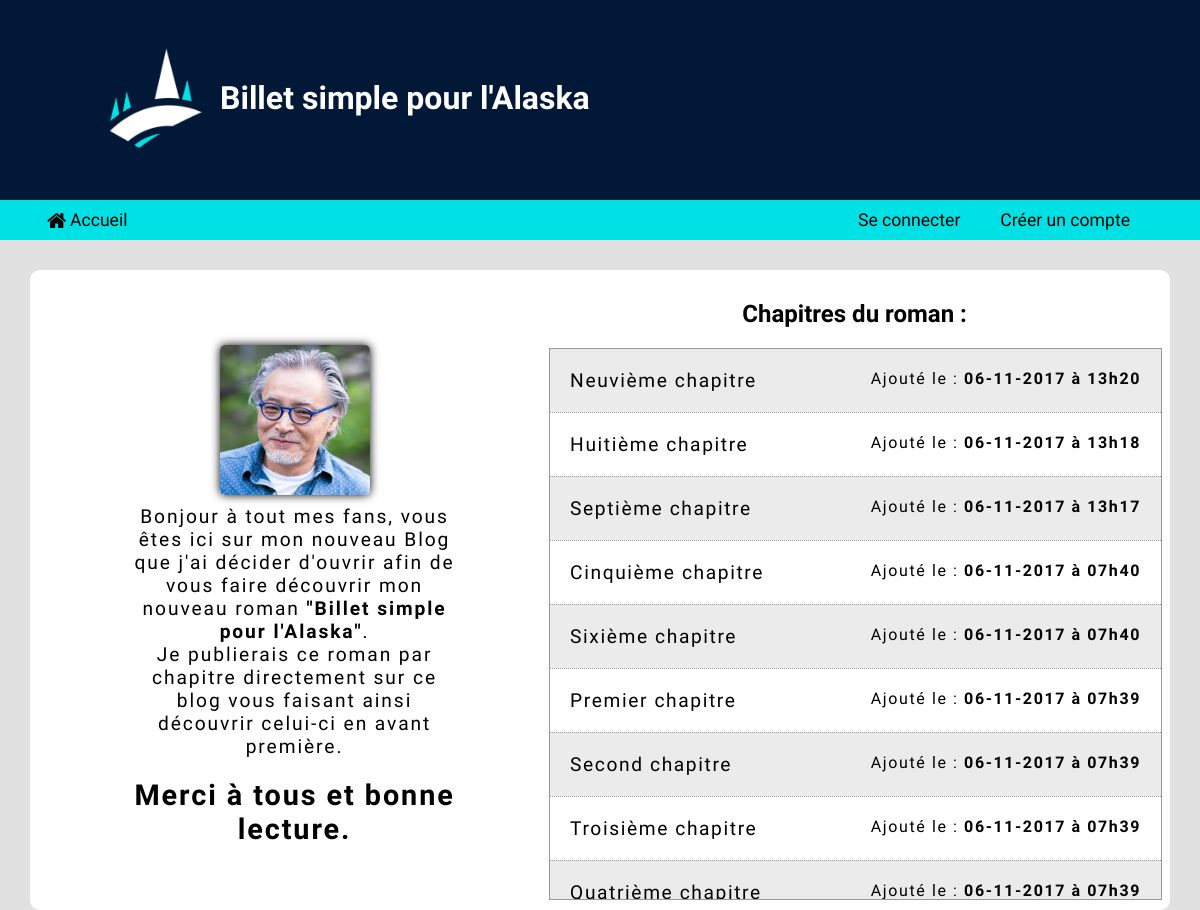
Before: / with the older database file.
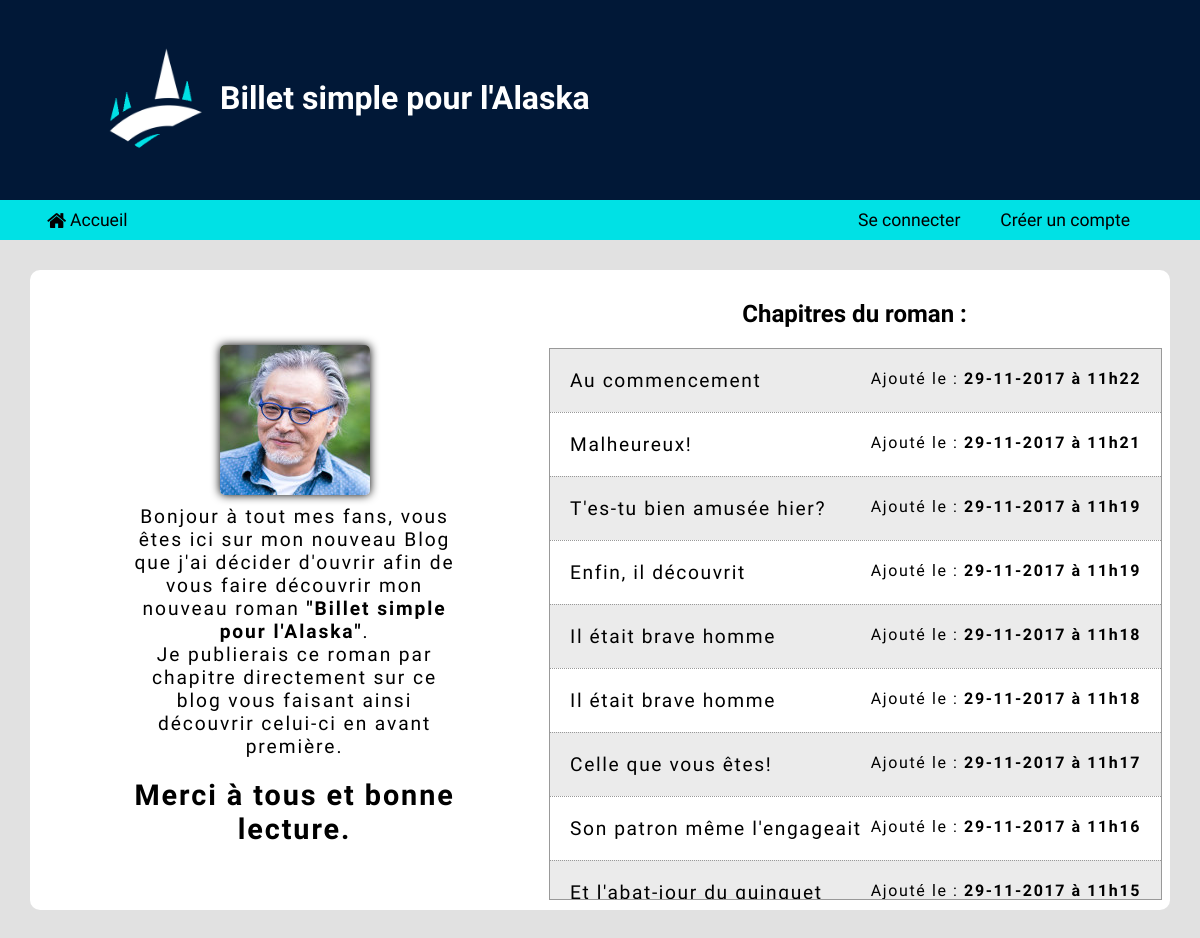
After: the same page with the newer database file.
### tables this page shows
CREATE TABLE IF NOT EXISTS `tickets` (
  `id` int(11) NOT NULL AUTO_INCREMENT,
  `title` varchar(255) NOT NULL,
  `content` text NOT NULL,
  `dateTimeAdd` datetime NOT NULL,
  `dateTimeLastModified` datetime DEFAULT NULL,
  PRIMARY KEY (`id`)
);

### Controler/Frontend/ControlerIndex.php (called while the page is built, shortened)
<?php
require_once('Model/TicketsManager.php');
class ControlerIndex
{
    private $_ticketManager;
    function callGetTickets()
    {
        $tickets = $this->ticketManager()->getListTickets();
        for($i = 0; $i < count($tickets); $i++)
        {
            $tickets[$i]->setTitle(ucfirst($tickets[$i]->title()));
        }
        $viewIndex = new View('Index');
        $viewIndex->generate(array('tickets' => $tickets));
    }
    public function setTicketManager($ticketManager) { $this->_ticketManager = $ticketManager; }
    public function ticketManager() { return $this->_ticketManager; }
}

### index.php (called while the page is built, shortened)
<?php
$router = new Router();
$router->routeRequest();

### model/TicketsManager.php (called while the page is built, shortened)
<?php
require_once('Ticket.php');
class TicketsManager extends Manager
{
    public function getListTickets()
    {
        $bdd = parent::bddConnect();
        $request = $bdd->query('SELECT id, title, content, DATE_FORMAT(dateTimeAdd, \'%d-%m-%Y à %Hh%i\') AS dateTimeAdd FROM tickets ORDER BY dateTimeAdd DESC') or die(print_r($request->errorInfo(), TRUE));
        $data = $request->fetchAll();
        for($i = 0; $i < count($data); $i++)
        {
            $ticket[$i] = new Ticket($data[$i]);
        }
        return $ticket;
    }
}

### Model/Model.php (called while the page is built, shortened)
<?php
class Model
{
    public function hydrate(array $donnees)
    {
        foreach($donnees as $key => $value)
        {
            $method = 'set'.ucfirst($key);
        }
    }
}

### model/Ticket.php (called while the page is built, shortened)
<?php
require_once('Model.php');
class Ticket extends Model
{
    private $_id;
    private $_title;
    private $_dateTimeAdd;
    public function setId($id)
    {
        $id = (int) $id;
        if($id > 0)
        {
            $this->_id = $id;
        }
    }
    public function setTitle($title)
    {
        $this->_title = $title;
    }
    public function setDateTimeAdd($dateTimeAdd)
    {
        $this->_dateTimeAdd = $dateTimeAdd;
    }
    public function id()
    {
        return $this->_id;
    }
    public function title()
    {
        return $this->_title;
    }
    public function dateTimeAdd()
    {
        return $this->_dateTimeAdd;
    }
}

### view/frontend/viewIndex.php (the view, shortened to what this page needs)
<section id="indexBlog">
    <article>
        <p><img src="contenu/images/admin.jpg"></p>
        <p>
            Bonjour à tout mes fans, vous êtes ici sur mon nouveau Blog que j'ai décider d'ouvrir afin de vous faire découvrir mon nouveau roman <span>"Billet simple pour l'Alaska"</span>.<br>
            Je publierais ce roman par chapitre directement sur ce blog vous faisant ainsi découvrir celui-ci en avant première.<br>
            <span>Merci à tous et bonne lecture.</span>
        </p>
    </article>
    <div id="listTicket">
        <h1>Chapitres du roman :</h1>
        <article>
            <?php
            for($i = 0; $i < count($tickets); $i++) :
            ?>
                <div class="ticket">
                    <a href="index.php?action=ticket&id=<?= $tickets[$i]->id(); ?>" title="Lire le chapitre">
                        <span class="titleTicket"><?= $tickets[$i]->title(); ?></span>
                        <span class="dateTime">Ajouté le : <span class="strong"><?= $tickets[$i]->dateTimeAdd(); ?></span></span>
                    </a>
                </div>
            <?php endfor; ?>
        </article>
    </div>
</section>

Changed rows visible on the page:
removed tickets: title "Neuvième chapitre", dateTimeAdd "06-11-2017 à 13h20"
removed tickets: title "Huitième chapitre", dateTimeAdd "06-11-2017 à 13h18"
removed tickets: title "Septième chapitre", dateTimeAdd "06-11-2017 à 13h17"
removed tickets: title "Cinquième chapitre", dateTimeAdd "06-11-2017 à 07h40"
removed tickets: title "Sixième chapitre", dateTimeAdd "06-11-2017 à 07h40"
no longer on this page (row edited): tickets: title "Premier chapitre", dateTimeAdd "06-11-2017 à 07h39"
no longer on this page (row edited): tickets: title "Second chapitre", dateTimeAdd "06-11-2017 à 07h39"
no longer on this page (row edited): tickets: title "Troisième chapitre", dateTimeAdd "06-11-2017 à 07h39"
removed tickets: title "Quatrième chapitre", dateTimeAdd "06-11-2017 à 07h39"
added tickets: title "Au commencement", dateTimeAdd "29-11-2017 à 11h22"
added tickets: title "Malheureux!", dateTimeAdd "29-11-2017 à 11h21"
added tickets: title "T'es-tu bien amusée hier?", dateTimeAdd "29-11-2017 à 11h19"
added tickets: title "Enfin, il découvrit", dateTimeAdd "29-11-2017 à 11h19"
added tickets: title "Il était brave homme", dateTimeAdd "29-11-2017 à 11h18"
added tickets: title "Il était brave homme", dateTimeAdd "29-11-2017 à 11h18"
added tickets: title "Celle que vous êtes!", dateTimeAdd "29-11-2017 à 11h17"
added tickets: title "Son patron même l'engageait", dateTimeAdd "29-11-2017 à 11h16"
added tickets: title "Et l'abat-jour du quinquet", dateTimeAdd "29-11-2017 à 11h15"
